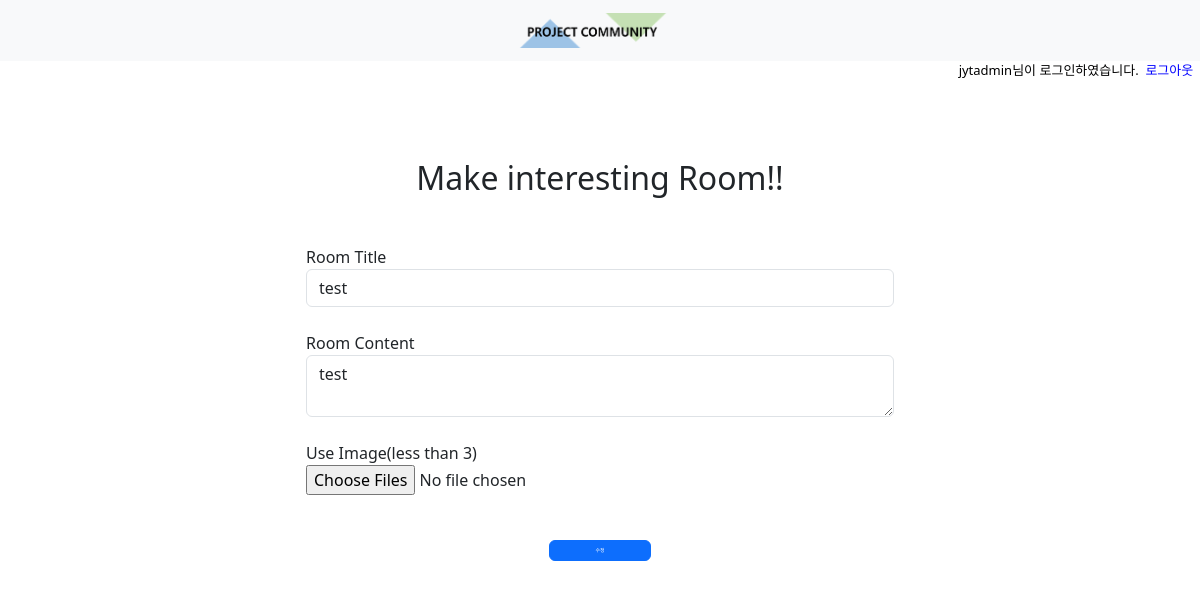
/modify_room/30/ (signed in), run on an earlier commit of the app's database.
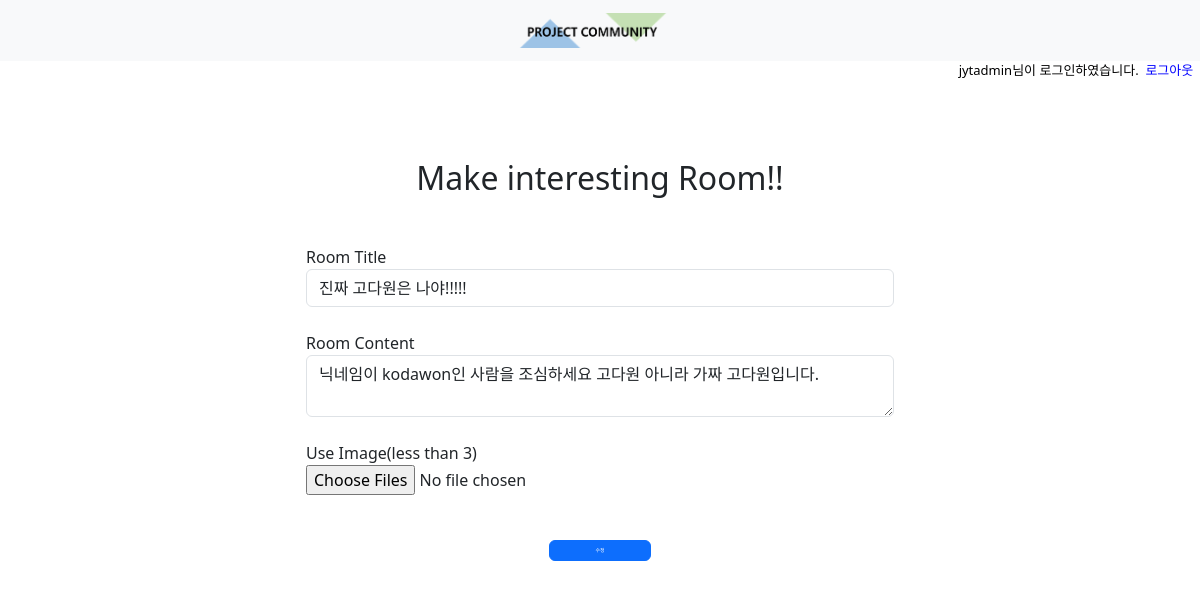
And on a later commit of the database.
### chatapp/models.py (models this page shows, shortened)
class Room(models.Model):
    room_title = models.CharField(null=False, max_length=30)
    room_content = models.CharField(null=False, max_length=2000)
    room_image1 = models.ImageField(null=True, upload_to=image_path)
    room_image2 = models.ImageField(null=True, upload_to=image_path)
    room_image3 = models.ImageField(null=True, upload_to=image_path)
    room_creater = models.CharField(null=False, max_length=100)
    room_date = models.CharField(null=True, max_length=100)
    room_view = models.IntegerField(null=False, default=0)
    room_like = models.IntegerField(null=False, default=0)
    def __str__(self):
        return f"{self.room_title}, {self.room_content}, {self.room_image1}, {self.room_image2}, {self.room_image3}, {self.room_creater}, {self.room_date}, {self.room_view}, {self.room_like} creat!!"

### chatapp/views/room_views.py (the view, shortened to what this page needs)
# urls.py: path('modify_room/<int:pk>/', room_views.modify_room, name='modify_room'),
@login_required
def modify_room(request, pk):
    if request.method == 'GET':
        room_info = Room.objects.get(id=pk)
        context = {'room':room_info}
        print('get방식',room_info)
        return render(request,'chatapp/modify_room.html', context=context)

### chatapp/templates/chatapp/modify_room.html (shortened to what this page needs)
{% extends "base.html" %}
{% block content %}
<div class="row justify-content-center" style="text-align: center; margin: 30px 0px 40px 0px;">
    <h2 class="col-5">Make interesting Room!!</h2>
</div>
<div class="row justify-content-center">
<form action="/modify_room/{{room.id}}/" method="POST" enctype="multipart/form-data" class="col-6">
    <label for="exampleDataList1">Room Title</label>
    <input type="text" name="room_title" class="form-control" list="datalistOptions" id="exampleDataList1" value="{{room.room_title}}" required >
    <label for="exampleDataList2">Room Content</label>
    <textarea type="text" name="room_content" class="form-control" list="datalistOptions" id="exampleDataList2" required >{{room.room_content}}</textarea>
    <label for="exampleDataList3">Use Image(less than 3)</label>
    <P><input type="file" id="imagelist" name="room_image" accept=".gif, .jpeg, .png, .jpg" multiple></P>
    <p class="row justify-content-center">
        <input class="btn btn-primary col-2" type="submit" style="float:left; margin:5px; font-size: 5px;" value="수정">
    </p>
</form>
</div>
</body>
</html>
{% endblock %}

What changed in the data, as far as the page shows it:
changed Room: room_title "test" → "진짜 고다원은 나야!!!!!"; room_content "test" → "닉네임이 kodawon인 사람을 조심하세요 고다원 아니라 가짜 고다원입니다."
